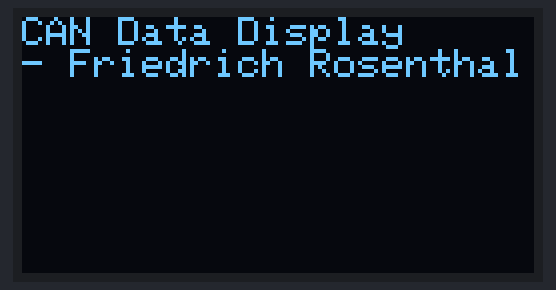
This sketch was run on a simulated Arduino Uno, built with avr-gcc and run on an emulated ATmega328P. Parts: 128×64 one-colour display.

Above: at 0.1 s.
At 1.1 s:
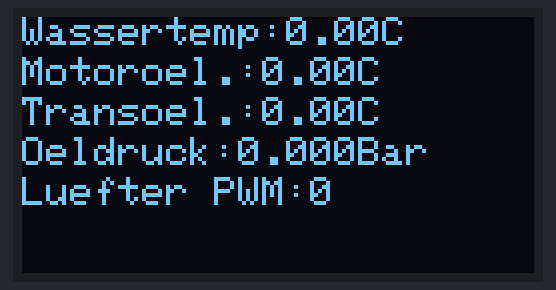

The sketch:

sensor_CAN_display.ino
```cpp
#include <SPI.h>
#include <Wire.h>
#include <mcp2515.h>

#include <Adafruit_GFX.h>
#include <Adafruit_SSD1306.h>

#define OLED_RESET     -1 // Reset pin # (or -1 if sharing Arduino reset pin)
#define SCREEN_I2C_ADDRESS 0x3C ///< See datasheet for Address; 0x3D for 128x64, 0x3C for 128x32

unsigned long lastDisplayUpdate = millis();

struct can_frame canMsg;

MCP2515 mcp2515(10);
Adafruit_SSD1306 OLED1(128, 64, &Wire, OLED_RESET);

float engCoolantTemp = 0;
float engOilPressure = 0;
float transOilTemp = 0;
float engOilTemp = 0;
int   fanPWM = 0;

void setup() {

  if(!OLED1.begin(SSD1306_SWITCHCAPVCC, SCREEN_I2C_ADDRESS)) {
    Serial.println(F("SSD1306 allocation failed"));
    for(;;); // Don't proceed, loop forever
  }

  mcp2515.reset();
  mcp2515.setBitrate(CAN_500KBPS, MCP_8MHZ);
  mcp2515.setNormalMode();


  OLED1.clearDisplay();

  OLED1.setTextSize(1);             // Normal 1:1 pixel scale
  OLED1.setTextColor(SSD1306_WHITE);        // Draw white text
  OLED1.setCursor(0,0);             // Start at top-left corner
  OLED1.println(F("CAN Data Display"));
  OLED1.println("- Friedrich Rosenthal");
  OLED1.display();

  delay(1000);
}

void loop() {

  if (mcp2515.readMessage(&canMsg) == MCP2515::ERROR_OK) {

    if (canMsg.can_id == 0x000 && canMsg.can_dlc >= 2) {
      int16_t scaledEngOil = (canMsg.data[0] << 8) | canMsg.data[1];
      engOilTemp = (scaledEngOil / 100.0) - 60.0;
    }

    if (canMsg.can_id == 0x002 && canMsg.can_dlc >= 2) {
      int16_t scaledPressure = (canMsg.data[0] << 8) | canMsg.data[1];
      engOilPressure = (scaledPressure / 1000.0);
    }

    if (canMsg.can_id == 0x001 && canMsg.can_dlc >= 2) {
      int16_t scaledTransOil = (canMsg.data[0] << 8) | canMsg.data[1];
      transOilTemp = (scaledTransOil / 100.0) - 60.0;
    }

    if (canMsg.can_id == 0x003 && canMsg.can_dlc >= 2) {
      int16_t scaledEngCoolant = (canMsg.data[0] << 8) | canMsg.data[1];
      engCoolantTemp = (scaledEngCoolant / 100.0) - 60.0;
    }

    if (canMsg.can_id == 0x004) {
       fanPWM = canMsg.data[0];
    }

  }

  if((millis() - lastDisplayUpdate) > 100){
    lastDisplayUpdate = millis();
    OLED1.clearDisplay();

    OLED1.setCursor(0,0);
    OLED1.print("Wassertemp:");
    OLED1.print(engCoolantTemp, 2);
    OLED1.print("C");

    OLED1.setCursor(0,10);
    OLED1.print("Motoroel.:");
    OLED1.print(engOilTemp, 2);
    OLED1.print("C");

    OLED1.setCursor(0,20);
    OLED1.print("Transoel.:");
    OLED1.print(transOilTemp, 2);
    OLED1.print("C");

    OLED1.setCursor(0,30);
    OLED1.print("Oeldruck:");
    OLED1.print(engOilPressure, 3);
    OLED1.print("Bar");

    OLED1.setCursor(0,40);
    OLED1.print("Luefter PWM:");
    OLED1.print(fanPWM);

    OLED1.display();
  }
}
```
